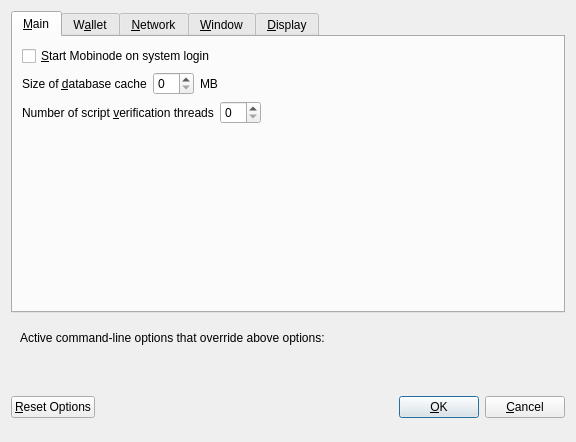
<?xml version="1.0" encoding="UTF-8"?>
<ui version="4.0">
 <class>OptionsDialog</class>
 <widget class="QDialog" name="OptionsDialog">
  <property name="geometry">
   <rect>
    <x>0</x>
    <y>0</y>
    <width>576</width>
    <height>442</height>
   </rect>
  </property>
  <property name="windowTitle">
   <string>Options</string>
  </property>
  <property name="modal">
   <bool>true</bool>
  </property>
  <layout class="QVBoxLayout" name="verticalLayout">
   <item>
    <widget class="QTabWidget" name="tabWidget">
     <property name="currentIndex">
      <number>0</number>
     </property>
     <widget class="QWidget" name="tabMain">
      <attribute name="title">
       <string>&amp;Main</string>
      </attribute>
      <layout class="QVBoxLayout" name="verticalLayout_Main">
       <item>
        <widget class="QCheckBox" name="bitcoinAtStartup">
         <property name="toolTip">
          <string>Automatically start Mobinode after logging in to the system.</string>
         </property>
         <property name="text">
          <string>&amp;Start Mobinode on system login</string>
         </property>
        </widget>
       </item>
       <item>
        <layout class="QHBoxLayout" name="horizontalLayout_2_Main">
         <item>
          <widget class="QLabel" name="databaseCacheLabel">
           <property name="text">
            <string>Size of &amp;database cache</string>
           </property>
           <property name="textFormat">
            <enum>Qt::PlainText</enum>
           </property>
           <property name="buddy">
            <cstring>databaseCache</cstring>
           </property>
          </widget>
         </item>
         <item>
          <widget class="QSpinBox" name="databaseCache"/>
         </item>
         <item>
          <widget class="QLabel" name="databaseCacheUnitLabel">
           <property name="text">
            <string>MB</string>
           </property>
           <property name="textFormat">
            <enum>Qt::PlainText</enum>
           </property>
          </widget>
         </item>
         <item>
          <spacer name="horizontalSpacer_2_Main">
           <property name="orientation">
            <enum>Qt::Horizontal</enum>
           </property>
           <property name="sizeHint" stdset="0">
            <size>
             <width>40</width>
             <height>20</height>
            </size>
           </property>
          </spacer>
         </item>
        </layout>
       </item>
       <item>
        <layout class="QHBoxLayout" name="horizontalLayout_3_Main">
         <item>
          <widget class="QLabel" name="threadsScriptVerifLabel">
           <property name="text">
            <string>Number of script &amp;verification threads</string>
           </property>
           <property name="textFormat">
            <enum>Qt::PlainText</enum>
           </property>
           <property name="buddy">
            <cstring>threadsScriptVerif</cstring>
           </property>
          </widget>
         </item>
         <item>
          <widget class="QSpinBox" name="threadsScriptVerif">
           <property name="toolTip">
            <string>(0 = auto, &lt;0 = leave that many cores free)</string>
           </property>
          </widget>
         </item>
         <item>
          <spacer name="horizontalSpacer_3_Main">
           <property name="orientation">
            <enum>Qt::Horizontal</enum>
           </property>
           <property name="sizeHint" stdset="0">
            <size>
             <width>40</width>
             <height>20</height>
            </size>
           </property>
          </spacer>
         </item>
        </layout>
       </item>
       <item>
        <spacer name="verticalSpacer_2">
         <property name="orientation">
          <enum>Qt::Vertical</enum>
         </property>
         <property name="sizeHint" stdset="0">
          <size>
           <width>20</width>
           <height>40</height>
          </size>
         </property>
        </spacer>
       </item>
      </layout>
     </widget>
     <widget class="QWidget" name="tabWallet">
      <attribute name="title">
       <string>W&amp;allet</string>
      </attribute>
      <layout class="QVBoxLayout" name="verticalLayout_Wallet">
       <item>
        <layout class="QHBoxLayout" name="horizontalLayout_2_Wallet">
         <item>
          <widget class="QLabel" name="labelStakeSplitThresholdText">
           <property name="text">
            <string>Stake split threshold:</string>
           </property>
          </widget>
         </item>
         <item>
          <widget class="QSpinBox" name="spinBoxStakeSplitThreshold">
           <property name="minimum">
            <number>1</number>
           </property>
           <property name="maximum">
            <number>999999</number>
           </property>
          </widget>
         </item>
        </layout>
       </item>
       <item>
        <widget class="QGroupBox" name="groupBox">
         <property name="title">
          <string>Expert</string>
         </property>
         <layout class="QVBoxLayout" name="verticalLayout_2">
          <item>
           <widget class="QCheckBox" name="coinControlFeatures">
            <property name="toolTip">
             <string>Whether to show coin control features or not.</string>
            </property>
            <property name="text">
             <string>Enable coin &amp;control features</string>
            </property>
           </widget>
          </item>
          <item>
           <widget class="QCheckBox" name="showMasternodesTab">
            <property name="toolTip">
             <string>Show additional tab listing all your masternodes in first sub-tab&lt;br/&gt;and all masternodes on the network in second sub-tab.</string>
            </property>
            <property name="text">
             <string>Show Masternodes Tab</string>
            </property>
           </widget>
          </item>
          <item>
           <widget class="QCheckBox" name="spendZeroConfChange">
            <property name="toolTip">
             <string>If you disable the spending of unconfirmed change, the change from a transaction&lt;br/&gt;cannot be used until that transaction has at least one confirmation.&lt;br/&gt;This also affects how your balance is computed.</string>
            </property>
            <property name="text">
             <string>&amp;Spend unconfirmed change</string>
            </property>
           </widget>
          </item>
         </layout>
        </widget>
       </item>
       <item>
        <spacer name="verticalSpacer_Wallet">
         <property name="orientation">
          <enum>Qt::Vertical</enum>
         </property>
         <property name="sizeHint" stdset="0">
          <size>
           <width>20</width>
           <height>40</height>
          </size>
         </property>
        </spacer>
       </item>
      </layout>
     </widget>
     <widget class="QWidget" name="tabNetwork">
      <attribute name="title">
       <string>&amp;Network</string>
      </attribute>
      <layout class="QVBoxLayout" name="verticalLayout_Network">
       <item>
        <widget class="QCheckBox" name="mapPortUpnp">
         <property name="toolTip">
          <string>Automatically open the Mobinode client port on the router. This only works when your router supports UPnP and it is enabled.</string>
         </property>
         <property name="text">
          <string>Map port using &amp;UPnP</string>
         </property>
        </widget>
       </item>
       <item>
        <widget class="QCheckBox" name="allowIncoming">
         <property name="toolTip">
          <string>Accept connections from outside</string>
         </property>
         <property name="text">
          <string>Allow incoming connections</string>
         </property>
        </widget>
       </item>
       <item>
        <widget class="QCheckBox" name="connectSocks">
         <property name="toolTip">
          <string>Connect to the Mobinode network through a SOCKS5 proxy.</string>
         </property>
         <property name="text">
          <string>&amp;Connect through SOCKS5 proxy (default proxy):</string>
         </property>
        </widget>
       </item>
       <item>
        <layout class="QHBoxLayout" name="horizontalLayout_1_Network">
         <item>
          <widget class="QLabel" name="proxyIpLabel">
           <property name="text">
            <string>Proxy &amp;IP:</string>
           </property>
           <property name="textFormat">
            <enum>Qt::PlainText</enum>
           </property>
           <property name="buddy">
            <cstring>proxyIp</cstring>
           </property>
          </widget>
         </item>
         <item>
          <widget class="QValidatedLineEdit" name="proxyIp">
           <property name="minimumSize">
            <size>
             <width>140</width>
             <height>0</height>
            </size>
           </property>
           <property name="maximumSize">
            <size>
             <width>140</width>
             <height>16777215</height>
            </size>
           </property>
           <property name="toolTip">
            <string>IP address of the proxy (e.g. IPv4: 127.0.0.1 / IPv6: ::1)</string>
           </property>
          </widget>
         </item>
         <item>
          <widget class="QLabel" name="proxyPortLabel">
           <property name="text">
            <string>&amp;Port:</string>
           </property>
           <property name="textFormat">
            <enum>Qt::PlainText</enum>
           </property>
           <property name="buddy">
            <cstring>proxyPort</cstring>
           </property>
          </widget>
         </item>
         <item>
          <widget class="QLineEdit" name="proxyPort">
           <property name="minimumSize">
            <size>
             <width>55</width>
             <height>0</height>
            </size>
           </property>
           <property name="maximumSize">
            <size>
             <width>55</width>
             <height>16777215</height>
            </size>
           </property>
           <property name="toolTip">
            <string>Port of the proxy (e.g. 9050)</string>
           </property>
          </widget>
         </item>
         <item>
          <spacer name="horizontalSpacer_1_Network">
           <property name="orientation">
            <enum>Qt::Horizontal</enum>
           </property>
           <property name="sizeHint" stdset="0">
            <size>
             <width>40</width>
             <height>20</height>
            </size>
           </property>
          </spacer>
         </item>
        </layout>
       </item>
       <item>
        <spacer name="verticalSpacer_Network">
         <property name="orientation">
          <enum>Qt::Vertical</enum>
         </property>
         <property name="sizeHint" stdset="0">
          <size>
           <width>20</width>
           <height>40</height>
          </size>
         </property>
        </spacer>
       </item>
      </layout>
     </widget>
     <widget class="QWidget" name="tabWindow">
      <attribute name="title">
       <string>&amp;Window</string>
      </attribute>
      <layout class="QVBoxLayout" name="verticalLayout_Window">
       <item>
        <widget class="QCheckBox" name="minimizeToTray">
         <property name="toolTip">
          <string>Show only a tray icon after minimizing the window.</string>
         </property>
         <property name="text">
          <string>&amp;Minimize to the tray instead of the taskbar</string>
         </property>
        </widget>
       </item>
       <item>
        <widget class="QCheckBox" name="minimizeOnClose">
         <property name="toolTip">
          <string>Minimize instead of exit the application when the window is closed. When this option is enabled, the application will be closed only after selecting Quit in the menu.</string>
         </property>
         <property name="text">
          <string>M&amp;inimize on close</string>
         </property>
        </widget>
       </item>
       <item>
        <spacer name="verticalSpacer_Window">
         <property name="orientation">
          <enum>Qt::Vertical</enum>
         </property>
         <property name="sizeHint" stdset="0">
          <size>
           <width>20</width>
           <height>40</height>
          </size>
         </property>
        </spacer>
       </item>
      </layout>
     </widget>
     <widget class="QWidget" name="tabDisplay">
      <attribute name="title">
       <string>&amp;Display</string>
      </attribute>
      <layout class="QVBoxLayout" name="verticalLayout_Display">
       <item>
        <layout class="QHBoxLayout" name="horizontalLayout_1_Display">
         <item>
          <widget class="QLabel" name="langLabel">
           <property name="text">
            <string>User Interface &amp;language:</string>
           </property>
           <property name="textFormat">
            <enum>Qt::PlainText</enum>
           </property>
           <property name="buddy">
            <cstring>lang</cstring>
           </property>
          </widget>
         </item>
         <item>
          <widget class="QValueComboBox" name="lang">
           <property name="toolTip">
            <string>The user interface language can be set here. This setting will take effect after restarting Mobinode.</string>
           </property>
          </widget>
         </item>
        </layout>
       </item>
       <item>
        <widget class="QLabel" name="label_3">
         <property name="toolTip">
          <string notr="true"/>
         </property>
         <property name="statusTip">
          <string notr="true"/>
         </property>
         <property name="whatsThis">
          <string notr="true"/>
         </property>
         <property name="accessibleName">
          <string notr="true"/>
         </property>
         <property name="text">
          <string>Language missing or translation incomplete? Help contributing translations here:
https://www.transifex.com/mobinode-project/mobinode-project-translations</string>
         </property>
         <property name="wordWrap">
          <bool>true</bool>
         </property>
         <property name="openExternalLinks">
          <bool>true</bool>
         </property>
         <property name="textInteractionFlags">
          <set>Qt::TextBrowserInteraction</set>
         </property>
        </widget>
       </item>
       <item>
        <layout class="QHBoxLayout" name="horizontalLayout_4_Display" stretch="0,0">
         <item>
          <widget class="QLabel" name="themeLabel">
           <property name="text">
            <string>User Interface Theme:</string>
           </property>
          </widget>
         </item>
         <item>
          <widget class="QValueComboBox" name="theme"/>
         </item>
        </layout>
       </item>
       <item>
        <widget class="Line" name="line">
         <property name="orientation">
          <enum>Qt::Horizontal</enum>
         </property>
        </widget>
       </item>
       <item>
        <layout class="QHBoxLayout" name="horizontalLayout_2_Display">
         <item>
          <widget class="QLabel" name="unitLabel">
           <property name="text">
            <string>&amp;Unit to show amounts in:</string>
           </property>
           <property name="textFormat">
            <enum>Qt::PlainText</enum>
           </property>
           <property name="buddy">
            <cstring>unit</cstring>
           </property>
          </widget>
         </item>
         <item>
          <widget class="QValueComboBox" name="unit">
           <property name="toolTip">
            <string>Choose the default subdivision unit to show in the interface and when sending coins.</string>
           </property>
          </widget>
         </item>
        </layout>
       </item>
       <item>
        <layout class="QHBoxLayout" name="horizontalLayout_5_Display">
         <item>
          <widget class="QLabel" name="digitsLabel">
           <property name="text">
            <string>Decimal digits</string>
           </property>
          </widget>
         </item>
         <item>
          <widget class="QValueComboBox" name="digits"/>
         </item>
        </layout>
       </item>
       <item>
        <widget class="QCheckBox" name="checkBoxHideZeroBalances">
         <property name="toolTip">
          <string>Hide empty balances</string>
         </property>
         <property name="layoutDirection">
          <enum>Qt::LeftToRight</enum>
         </property>
         <property name="text">
          <string>Hide empty balances</string>
         </property>
        </widget>
       </item>
       <item>
        <layout class="QHBoxLayout" name="horizontalLayout_3_Display">
         <item>
          <widget class="QLabel" name="thirdPartyTxUrlsLabel">
           <property name="toolTip">
            <string>Third party URLs (e.g. a block explorer) that appear in the transactions tab as context menu items. %s in the URL is replaced by transaction hash. Multiple URLs are separated by vertical bar |.</string>
           </property>
           <property name="text">
            <string>Third party transaction URLs</string>
           </property>
           <property name="buddy">
            <cstring>thirdPartyTxUrls</cstring>
           </property>
          </widget>
         </item>
         <item>
          <widget class="QLineEdit" name="thirdPartyTxUrls">
           <property name="toolTip">
            <string>Third party URLs (e.g. a block explorer) that appear in the transactions tab as context menu items. %s in the URL is replaced by transaction hash. Multiple URLs are separated by vertical bar |.</string>
           </property>
          </widget>
         </item>
        </layout>
       </item>
       <item>
        <spacer name="verticalSpacer">
         <property name="orientation">
          <enum>Qt::Vertical</enum>
         </property>
         <property name="sizeHint" stdset="0">
          <size>
           <width>20</width>
           <height>40</height>
          </size>
         </property>
        </spacer>
       </item>
      </layout>
     </widget>
    </widget>
   </item>
   <item>
    <widget class="QFrame" name="frame">
     <layout class="QVBoxLayout" name="verticalLayout_Bottom">
      <item>
       <layout class="QHBoxLayout" name="horizontalLayout_Bottom">
        <item>
         <widget class="QLabel" name="overriddenByCommandLineInfoLabel">
          <property name="text">
           <string>Active command-line options that override above options:</string>
          </property>
          <property name="textFormat">
           <enum>Qt::PlainText</enum>
          </property>
         </widget>
        </item>
        <item>
         <spacer name="horizontalSpacer_Bottom">
          <property name="orientation">
           <enum>Qt::Horizontal</enum>
          </property>
          <property name="sizeHint" stdset="0">
           <size>
            <width>40</width>
            <height>20</height>
           </size>
          </property>
         </spacer>
        </item>
       </layout>
      </item>
      <item>
       <widget class="QLabel" name="overriddenByCommandLineLabel">
        <property name="text">
         <string/>
        </property>
        <property name="textFormat">
         <enum>Qt::PlainText</enum>
        </property>
        <property name="wordWrap">
         <bool>true</bool>
        </property>
       </widget>
      </item>
     </layout>
    </widget>
   </item>
   <item>
    <layout class="QHBoxLayout" name="horizontalLayout_Buttons">
     <item>
      <widget class="QPushButton" name="resetButton">
       <property name="toolTip">
        <string>Reset all client options to default.</string>
       </property>
       <property name="text">
        <string>&amp;Reset Options</string>
       </property>
       <property name="autoDefault">
        <bool>false</bool>
       </property>
      </widget>
     </item>
     <item>
      <spacer name="horizontalSpacer_1">
       <property name="orientation">
        <enum>Qt::Horizontal</enum>
       </property>
       <property name="sizeHint" stdset="0">
        <size>
         <width>40</width>
         <height>48</height>
        </size>
       </property>
      </spacer>
     </item>
     <item>
      <widget class="QLabel" name="statusLabel">
       <property name="minimumSize">
        <size>
         <width>200</width>
         <height>0</height>
        </size>
       </property>
       <property name="font">
        <font>
         <weight>75</weight>
         <bold>true</bold>
        </font>
       </property>
       <property name="text">
        <string/>
       </property>
       <property name="textFormat">
        <enum>Qt::PlainText</enum>
       </property>
       <property name="wordWrap">
        <bool>true</bool>
       </property>
      </widget>
     </item>
     <item>
      <spacer name="horizontalSpacer_2">
       <property name="orientation">
        <enum>Qt::Horizontal</enum>
       </property>
       <property name="sizeHint" stdset="0">
        <size>
         <width>40</width>
         <height>48</height>
        </size>
       </property>
      </spacer>
     </item>
     <item>
      <widget class="QPushButton" name="okButton">
       <property name="text">
        <string>&amp;OK</string>
       </property>
       <property name="autoDefault">
        <bool>false</bool>
       </property>
       <property name="default">
        <bool>true</bool>
       </property>
      </widget>
     </item>
     <item>
      <widget class="QPushButton" name="cancelButton">
       <property name="text">
        <string>&amp;Cancel</string>
       </property>
       <property name="autoDefault">
        <bool>false</bool>
       </property>
      </widget>
     </item>
    </layout>
   </item>
  </layout>
 </widget>
 <customwidgets>
  <customwidget>
   <class>QValidatedLineEdit</class>
   <extends>QLineEdit</extends>
   <header>qvalidatedlineedit.h</header>
  </customwidget>
  <customwidget>
   <class>QValueComboBox</class>
   <extends>QComboBox</extends>
   <header>qvaluecombobox.h</header>
  </customwidget>
 </customwidgets>
 <resources/>
 <connections/>
</ui>
